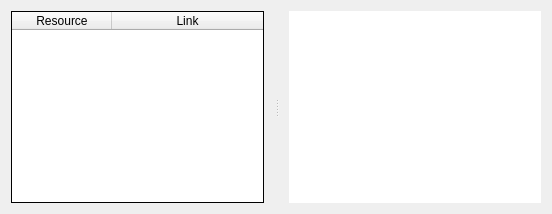
                 <widget class="QWidget" name="tResources">
                  <attribute name="title">
                   <string>Resources</string>
                  </attribute>
                  <layout class="QHBoxLayout" name="horizontalLayout_11">
                   <item>
                    <widget class="QSplitter" name="splitter">
                     <property name="orientation">
                      <enum>Qt::Horizontal</enum>
                     </property>
                     <property name="handleWidth">
                      <number>7</number>
                     </property>
                     <widget class="QFrame" name="frame_13">
                      <property name="frameShape">
                       <enum>QFrame::NoFrame</enum>
                      </property>
                      <property name="frameShadow">
                       <enum>QFrame::Plain</enum>
                      </property>
                      <layout class="QHBoxLayout" name="horizontalLayout_14">
                       <property name="spacing">
                        <number>0</number>
                       </property>
                       <property name="leftMargin">
                        <number>0</number>
                       </property>
                       <property name="topMargin">
                        <number>0</number>
                       </property>
                       <property name="bottomMargin">
                        <number>0</number>
                       </property>
                       <item>
                        <widget class="QTableWidget" name="tRes">
                         <property name="styleSheet">
                          <string notr="true"/>
                         </property>
                         <property name="frameShape">
                          <enum>QFrame::Box</enum>
                         </property>
                         <property name="frameShadow">
                          <enum>QFrame::Plain</enum>
                         </property>
                         <attribute name="horizontalHeaderStretchLastSection">
                          <bool>true</bool>
                         </attribute>
                         <column>
                          <property name="text">
                           <string>Resource</string>
                          </property>
                         </column>
                         <column>
                          <property name="text">
                           <string>Link</string>
                          </property>
                         </column>
                        </widget>
                       </item>
                      </layout>
                     </widget>
                     <widget class="QFrame" name="frame_14">
                      <property name="frameShape">
                       <enum>QFrame::NoFrame</enum>
                      </property>
                      <property name="frameShadow">
                       <enum>QFrame::Plain</enum>
                      </property>
                      <layout class="QHBoxLayout" name="horizontalLayout_15">
                       <property name="spacing">
                        <number>0</number>
                       </property>
                       <property name="topMargin">
                        <number>0</number>
                       </property>
                       <property name="rightMargin">
                        <number>0</number>
                       </property>
                       <property name="bottomMargin">
                        <number>0</number>
                       </property>
                       <item>
                        <widget class="QTextBrowser" name="rDescription">
                         <property name="styleSheet">
                          <string notr="true"/>
                         </property>
                         <property name="frameShape">
                          <enum>QFrame::NoFrame</enum>
                         </property>
                        </widget>
                       </item>
                      </layout>
                     </widget>
                    </widget>
                   </item>
                  </layout>
                 </widget>
